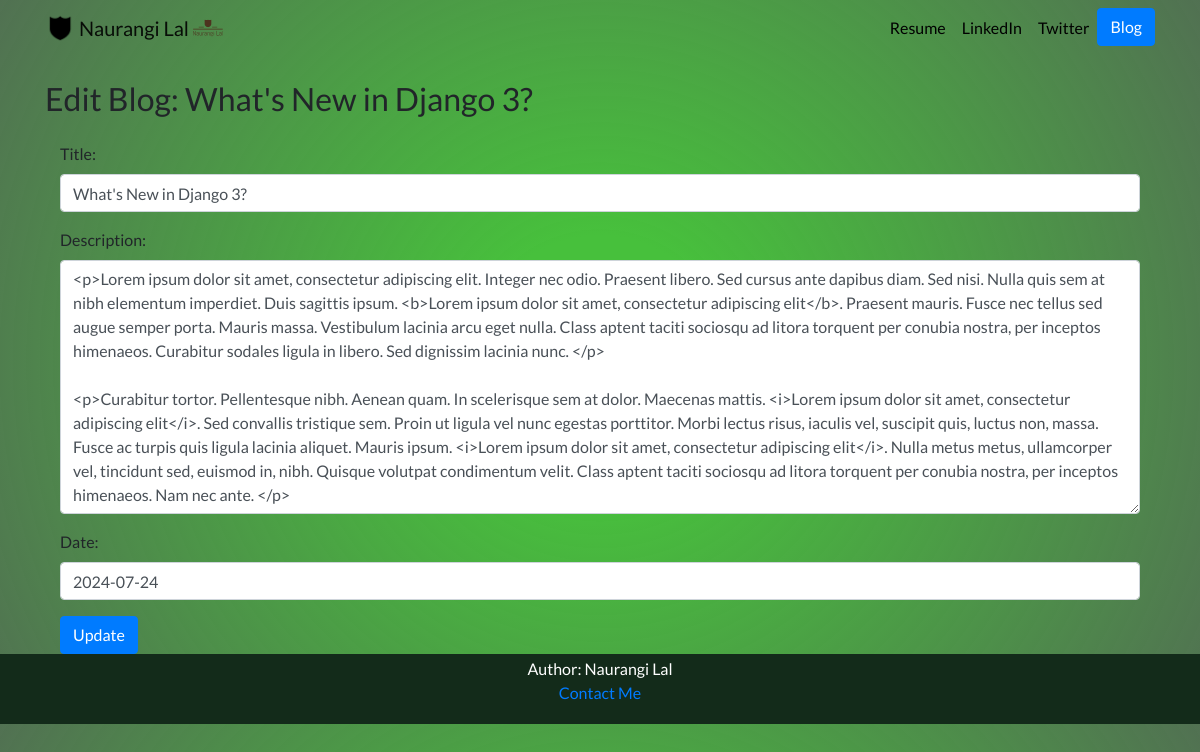
Page /blog/edit/9/ on the earlier database version.
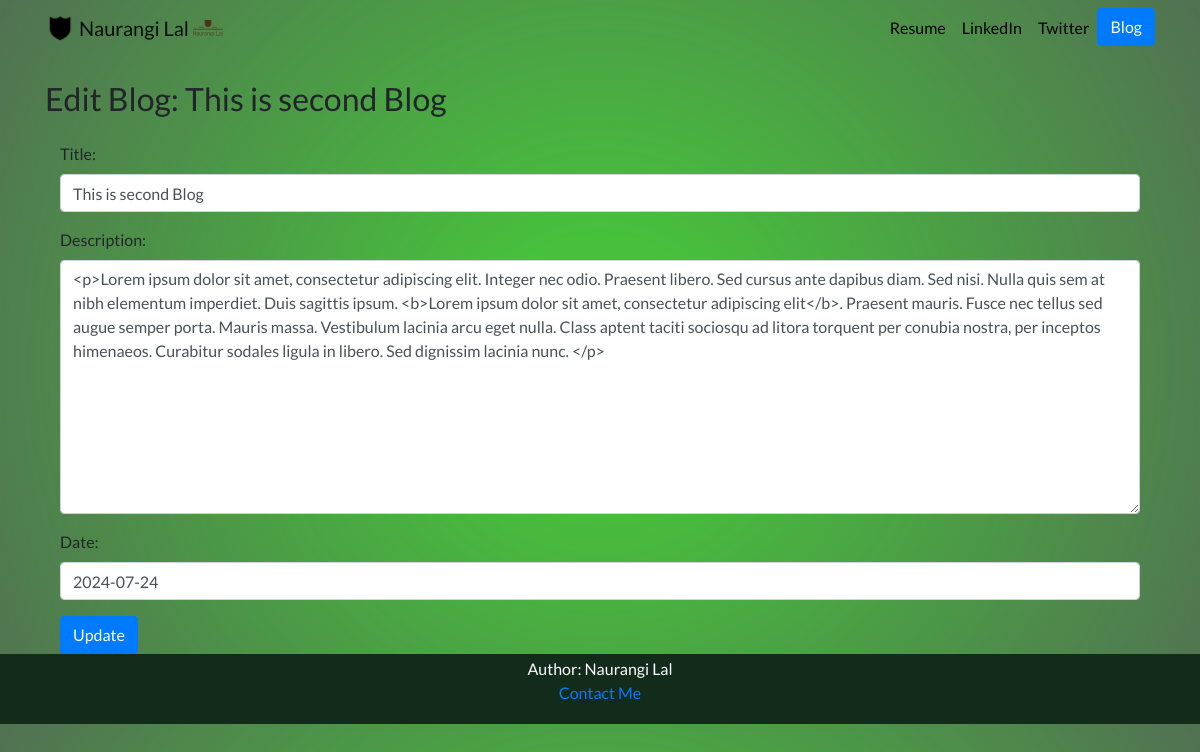
Same page on the later database version.
### blog/models.py (models this page shows, shortened)
class Blog(models.Model):
    title = models.CharField(max_length=200)
    description = models.TextField()
    date = models.DateField()

### blog/views.py (the view)
# urls.py: path('edit/<int:blog_id>/', views.edit_blog, name='blog_edit'),
def edit_blog(request, blog_id):
    blog = get_object_or_404(Blog, pk=blog_id)
    if request.method == 'POST':
        form = BlogForm(request.POST, instance=blog)
        if form.is_valid():
            form.save()
            return redirect('detail', blog_id=blog.id)
    else:
        form = BlogForm(instance=blog)
    return render(request, 'blog/edit_blog.html', {'form': form, 'blog': blog})

### blog/forms.py
class BlogForm(forms.ModelForm):
    class Meta:
        model = Blog
        fields = ['title', 'description', 'date']
    def __init__(self, *args, **kwargs):
        super(BlogForm, self).__init__(*args, **kwargs)
        for field in self.fields.values():
            field.widget.attrs.update({'class': 'form-control'})

### blog/templates/blog/edit_blog.html (shortened to what this page needs)
{% extends "portfolio/base.html" %}
{% block content %}
<h2 class="my-4">Edit Blog: {{ blog.title }}</h2>
<form method="POST" class="container">
    <div class="form-group">
        {{ form.as_p }}
    </div>
    <button type="submit" class="btn btn-primary">Update</button>
</form>
{% endblock %}

Differences in the rows shown:
changed Blog: title "What's New in Django 3?" → "This is second Blog"; description "…dignissim lacinia nunc. </p> <p>Curabitur tortor. Pellentesque nibh. Aenean quam. In scelerisque sem at dolor. Maecenas mattis. <i>Lorem ipsum dolor sit amet, consectetur adipiscing elit</i>. Sed convallis tristique sem. Proin ut ligula vel nunc egestas porttitor. Morbi lectus risus, iaculis vel, suscipit quis, luctus non, massa. Fusce ac turpis quis ligula lacinia aliquet. Mauris ipsum. <i>Lorem ipsum dolor sit amet, consectetur adipiscing elit</i>. Nulla metus metus, ullamcorper vel, tincidunt sed, euismod in, nibh. Quisque volutpat condimentum velit. Class aptent taciti sociosqu ad litora torquent per conubia nostra, per inceptos himenaeos. Nam nec ante. </p>" → "…dignissim lacinia nunc. </p>"
